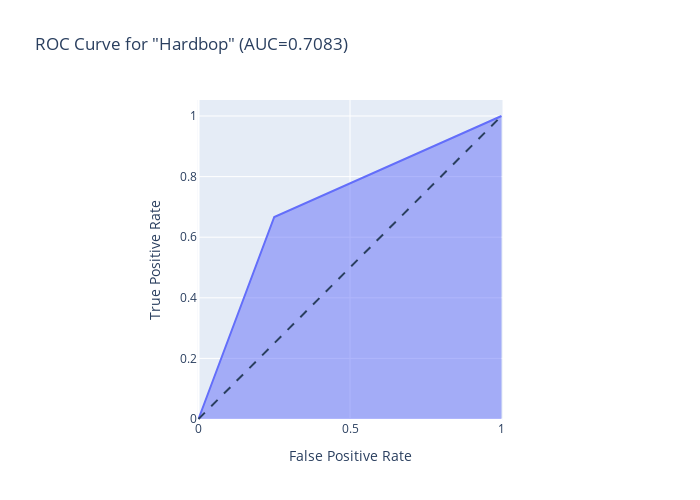

The cell this chart's notebook holds for it:
### Code cell
fpr2, tpr2, thresholds2 = roc_curve(test_dummies[:,2],pred_dummies[:,2])
figroc2 = px.area(
    x=fpr2, y=tpr2,
    title=f'ROC Curve for "Hardbop" (AUC={auc(fpr2, tpr2):.4f})',
    labels=dict(x='False Positive Rate', y='True Positive Rate'),
    width=700, height=500
)
figroc2.add_shape(
    type='line', line=dict(dash='dash'),
    x0=0, x1=1, y0=0, y1=1
)

figroc2.update_yaxes(scaleanchor="x", scaleratio=1)
figroc2.update_xaxes(constrain='domain')
figroc2.show()

### Figure 1 — Plotly figure (JSON) as saved in the notebook; plotly's stock layout.template omitted (floating-point values rounded to 4 significant figures)
{"data": [{"fillpattern": {"shape": ""}, "hovertemplate": "False Positive Rate=%{x}<br>True Positive Rate=%{y}<extra></extra>", "legendgroup": "", "line": {"color": "#636efa"}, "marker": {"symbol": "circle"}, "mode": "lines", "name": "", "orientation": "v", "showlegend": false, "stackgroup": "1", "type": "scatter", "x": [0, 0.25, 1], "xaxis": "x", "y": [0, 0.6667, 1], "yaxis": "y"}], "layout": {"height": 500, "legend": {"tracegroupgap": 0}, "shapes": [{"line": {"dash": "dash"}, "type": "line", "x0": 0, "x1": 1, "y0": 0, "y1": 1}], "title": {"text": "ROC Curve for \"Hardbop\" (AUC=0.7083)"}, "width": 700, "xaxis": {"anchor": "y", "constrain": "domain", "domain": [0, 1], "title": {"text": "False Positive Rate"}}, "yaxis": {"anchor": "x", "domain": [0, 1], "scaleanchor": "x", "scaleratio": 1, "title": {"text": "True Positive Rate"}}}}
